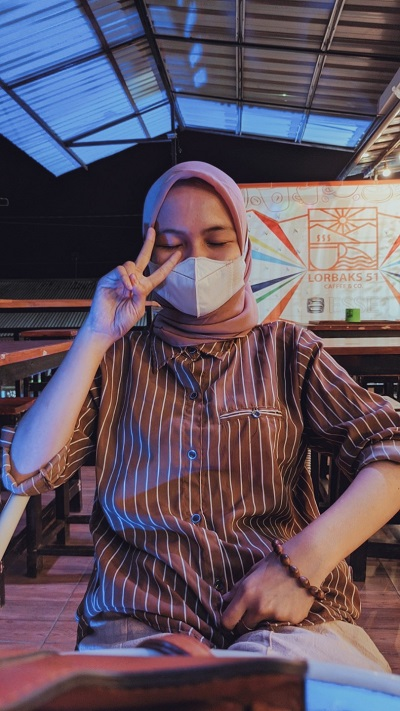
#> input picture img/dila4.jpg, 400 x 711 px, found by its file name
$ python gray.py
#> lines starting #> are read from the running program, lines starting #| are printed output that depends on the picture
import cv2

img = cv2.imread("dila4.jpg")
#> img is the input picture: shape (711, 400, 3); mean B, G, R 97.1, 83.4, 97.3
gray = cv2.cvtColor(img, cv2.COLOR_RGB2GRAY)
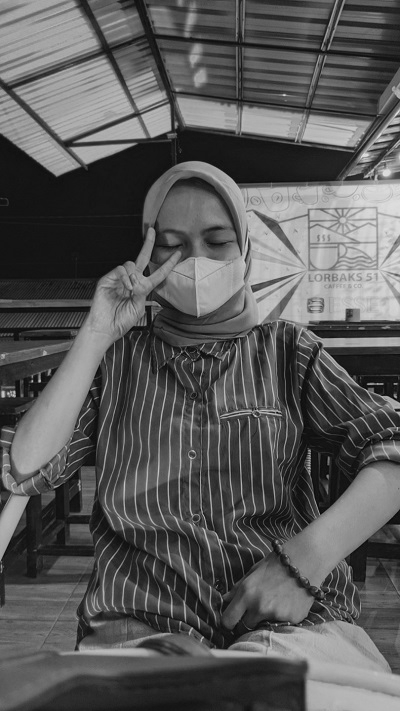
#> gray: shape (711, 400); min 1, max 228, mean 89.1

cv2.imshow("Gambar Original", img)
cv2.imshow("Gambar Grayscale", gray)

cv2.waitKey(0)
cv2.destroyAllWindows()
